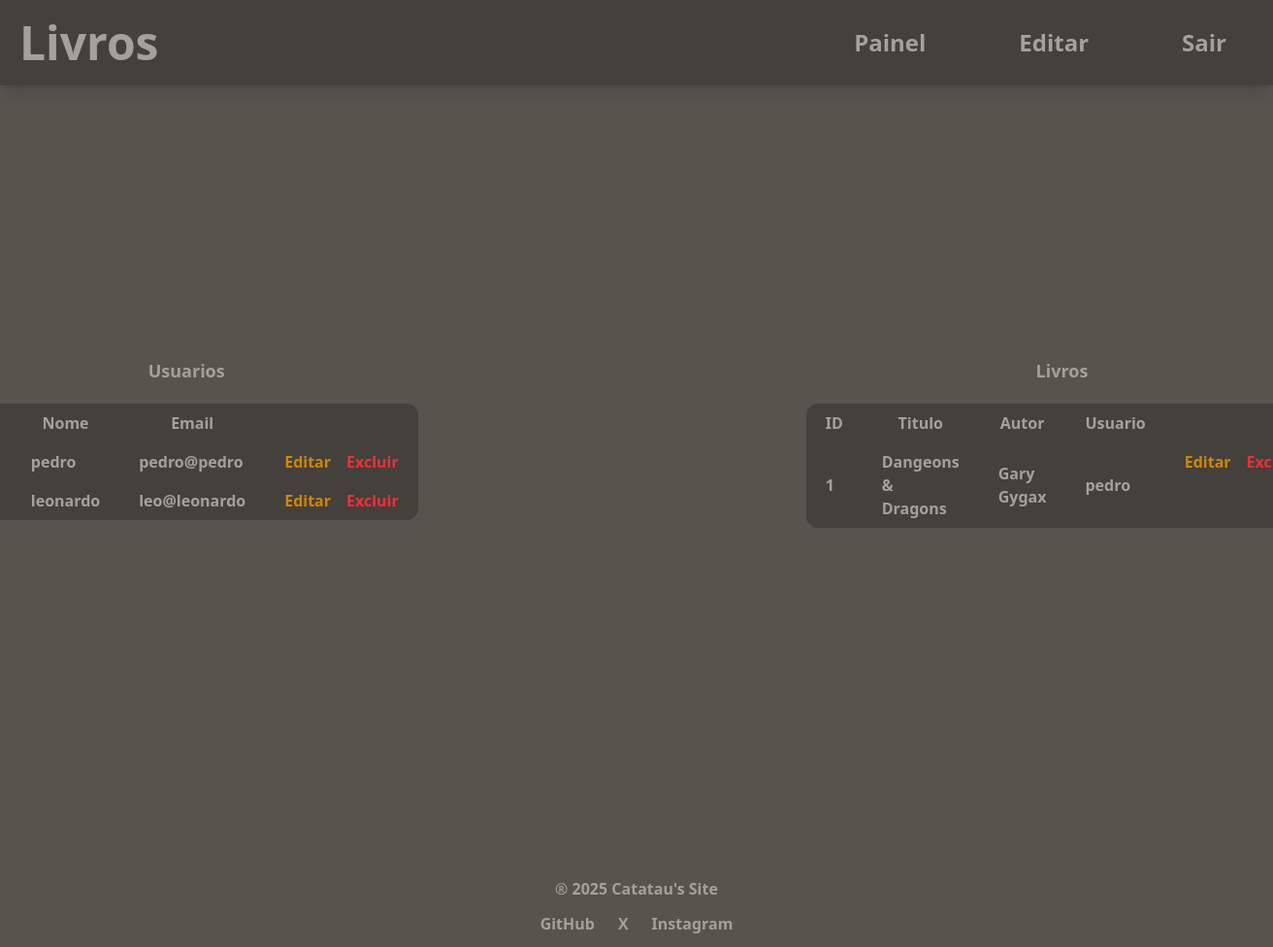
/panelAdm.php (signed in), run on the app's committed database.
### tables this page shows
CREATE TABLE users (
	id INTEGER NOT NULL PRIMARY KEY AUTOINCREMENT,
  name VARCHAR(255),
  email VARCHAR(255),
  pswd VARCHAR(255)
, idAdm INT NOT NULL);

CREATE TABLE books (
	id INTEGER NOT NULL PRIMARY KEY AUTOINCREMENT,
  title VARCHAR(255),
  author VARCHAR(255),
  desc VARCHAR(255),
  img VARCHAR(255),
  idUser INT NOT NULL
);

### db.php (called while the page is built)
<?php
function db () {
    return $db = new PDO('sqlite:db.sqlite');
}
?>

### panelAdm.php (the view, shortened to what this page needs)
<?php
include 'head.php';
include 'db.php';
?>
<header class="p-5 shadow-lg flex place-content-between bg-stone-700">
    <a href="index.php" class="text-bold text-5xl text-stone-400 font-extrabold">Livros</a>
    <nav class="flex place-items-center text-2xl font-extrabold flex-wrap">
        <a href="panelUser.php" class="rounded-md mr-20 p-2 text-stone-400">Painel</a>
        <a href="updateUser.php/?id=<?= $_SESSION['id']; ?>" class="rounded-md mr-20 p-2 text-stone-400">Editar</a>
        <a href="logout.php" class="rounded-md mr-5 p-2 text-stone-400">Sair</a>
    </nav>
</header>
<?php
$query = db()->prepare('SELECT * FROM users');
$query->execute();
$users = $query->fetchAll();
?>
<div class="flex flex-row place-content-center pb-85">
    <div class="flex place-items-center flex-col mr-50">
        <h1 class="font-extrabold text-stone-400 mt-70 mb-5 text-lg">Usuarios</h1>
        <table class="bg-stone-700 rounded-xl text-stone-400 font-bold">
            <thead>
                <tr>
                    <th class="pr-5 pl-5 pt-2 pb-2">ID</th>
                    <th class="pr-5 pl-5 pt-2 pb-2">Nome</th>
                    <th class="pr-5 pl-5 pt-2 pb-2">Email</th>
                </tr>
            </thead>
            <tbody>
                <?php foreach ($users as $user) { ?>
                    <tr>
                        <td class="pr-5 pl-5 pt-2 pb-2 border-md border-solid"><?= $user['id']; ?></td>
                        <td class="pr-5 pl-5 pt-2 pb-2"><?= $user['name']; ?></td>
                        <td class="pr-5 pl-5 pt-2 pb-2"> <?= $user['email']; ?></td>
                        <td class="pr-5 pl-5 pt-2 pb-2 flex">
                            <a href="updateAdm.php/?id=<?= $user['id']; ?>" class="pr-2 text-yellow-600">Editar</a>
                            <a href="delUser.php/?id=<?= $user['id']; ?>" class="pl-2 text-red-500">Excluir</a>
                        </td>
                    </tr>
                <?php } ?>
            </tbody>
        </table>
    </div>
    <?php
    $query = db()->prepare('SELECT * FROM books');
    $query->execute();
    $books = $query->fetchAll();
    ?>
    <div class="flex place-items-center flex-col ml-50">
        <h1 class="font-extrabold text-stone-400 mt-70 mb-5 text-lg">Livros</h1>
        <table class="bg-stone-700 rounded-xl text-stone-400 font-bold">
            <thead>
                <tr>
                    <th class="pr-5 pl-5 pt-2 pb-2">ID</th>
                    <th class="pr-5 pl-5 pt-2 pb-2">Titulo</th>
                    <th class="pr-5 pl-5 pt-2 pb-2">Autor</th>
                    <th class="pr-5 pl-5 pt-2 pb-2">Usuario</th>
                </tr>
            </thead>
            <tbody>
                <?php foreach ($books as $book) { ?>
                    <tr>
                        <td class="pr-5 pl-5 pt-2 pb-2"><?= $book['id']; ?></td>
                        <td class="pr-5 pl-5 pt-2 pb-2"><?= $book['title']; ?></td>
                        <td class="pr-5 pl-5 pt-2 pb-2"> <?= $book['author']; ?></td>
                        <td class="pr-5 pl-5 pt-2 pb-2">
                            <?php
                            $query = db()->prepare('SELECT * FROM users WHERE id = :idUser');
                            $query->execute([
                                'idUser' => $book['idUser']
                            ]);
                            $bookUser = $query->fetch();
                            echo $bookUser['name'];
                            ?></td>
                        <td class="pr-5 pl-5 pt-2 pb-2 flex">
                            <a href="updateBook.php/?id=<?= $book['id']; ?>" class="pr-2 text-yellow-600">Editar</a>
                            <a href="delBook.php/?id=<?= $book['id']; ?>" class="pl-2 text-red-500">Excluir</a>
                        </td>
                    </tr>
                <?php } ?>
            </tbody>
        </table>
    </div>
</div>
<?php include 'footer.php' ?>

### data on the page
users: name "pedro", email "pedro@pedro"
users: name "leonardo", email "leo@leonardo"
books: id "1", title "Dangeons & Dragons", author "Gary Gygax", idUser.name "pedro"
